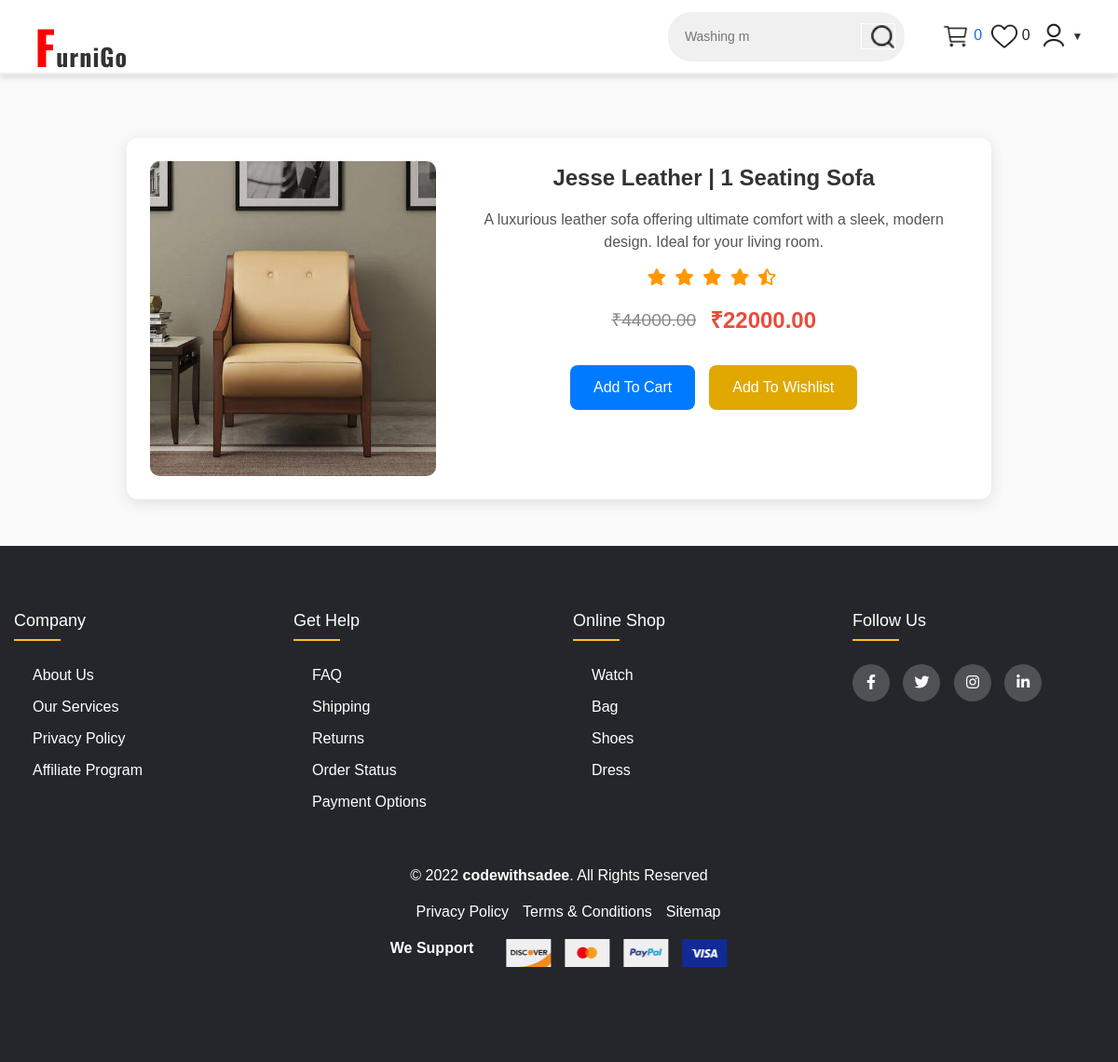
Page /productview/2 on the committed database.
### cobalt_app/models.py (models this page shows, shortened)
class Product(models.Model):
    product_title=models.CharField(max_length=50)
    product_image=models.ImageField(upload_to="product")
    description=models.TextField()
    old_price=models.DecimalField(default=0,decimal_places=2,max_digits=10)
    new_price=models.DecimalField(default=0,decimal_places=2,max_digits=10)
    category=models.ForeignKey(Category,on_delete=models.CASCADE)
    is_featured=models.BooleanField(default=False)

### cobalt_app/views.py (the view)
# urls.py: path('productview/<int:pk>',av.product_view,name='product_view'),
def product_view(request,pk):
    product=Product.objects.get(id=pk)
    return render(request,"product_view.html",{'product':product})

### cart_app/context_processors.py (called while the page is built)
def cart_counters(request):
    cart_count=0
    if 'admin' in request.path:
        return {}
    else:
        try:
            cart=Cart.objects.filter(cart_id=_cart_id(request))
            cart_items=CartItem_View.objects.all().filter(cart=cart[:1])
            for cart_item in cart_items:
                cart_count+=cart_item.quantity
        except Cart.DoesNotExist:
            cart_count=0
    return dict(cart_count=cart_count)

### cart_app/views.py (called while the page is built)
def _cart_id(request):
    cart = request.session.session_key
    if not cart:
        cart = request.session.create()
    return cart

### wishlistapp/context_processors.py (called while the page is built)
def wishlist_counter(request):
    if request.user.is_authenticated:
        return {
                    'wish_count': WishItem.objects.filter(user=request.user).count()
            }
    else:
        return {
                    'wish_count': 0
        }

### templates/product_view.html (shortened to what this page needs)
{% extends 'base.html' %}
{% load static %}
{% block content %}
<br><br>
<div class="box-container">
    <div class="box one">
      <div class="image-box">
        <div class="image">
          <img src="{{product.product_image.url}}" alt="Product Image">
        </div>
        <div class="details">
          <center><strong><div class="topic">{{product.product_title}}</div></strong>
          <p class="description">{{product.description}}</p>
          <div class="rating">
            <i class="fas fa-star"></i>
            <i class="fas fa-star"></i>
            <i class="fas fa-star"></i>
            <i class="fas fa-star"></i>
            <i class="fas fa-star-half-alt"></i>
          </div>
          <div class="prices">
            <p class="old-price">&#8377;{{product.old_price}}</p>
            <p class="new-price">&#8377;{{product.new_price}}</p>
          </div>
          <div class="button-group">
          <a href="{% url 'add_cart' product.id %}"><button class="btn-add-to-cart">Add To Cart</button></a>
            <form method="POST" action="{% url 'add_to_wishlist' product.id %}">
              <button type="submit" style="background: none; border: none; padding: 0;">
                <button class="btn-add-to-wishlist">Add To Wishlist</button>
              </button>
          </form>
          </div>
        </center>
        </div>
      </div>
    </div>
  </div>
{% endblock %}

### static/css/style.css (style rules this page uses)
* { padding: 0; margin: 0; box-sizing: border-box; }
html { font-size: 10px; }
body { font-family: 'Arial', sans-serif; font-size: 1.6rem; background-color: #f9f9f9; padding-top: 8rem; }
a { text-decoration: none; }
.prices { display: flex; justify-content: center; align-items: center; gap: 10px; margin-bottom: 15px; }
.old-price { font-size: 16px; color: #777; text-decoration: line-through; }
.new-price { font-size: 18px; color: #e74c3c; font-weight: bold; }
.box-container { display: flex; justify-content: center; padding: 20px; }
.box-container .box { display: flex; flex-direction: row; background-color: #fff; border-radius: 12px; box-shadow: 0 4px 15px rgba(0, 0, 0, 0.1); padding: 25px; width: 80%; transition: transform 0.3s ease; }
.box-container .image-box { display: flex; flex-direction: row; width: 100%; }
.box-container .image { width: 35%; }
.box-container .image img { width: 100%; border-radius: 10px; transition: transform 0.3s ease; }
.box-container .details { padding-left: 25px; width: 65%; display: flex; flex-direction: column; justify-content: space-between; }
.box-container .topic { font-size: 1.5em; font-weight: bold; color: #333; margin-bottom: 15px; }
.box-container .description { font-size: 1em; color: #555; line-height: 1.5; margin-bottom: 15px; }
.box-container .rating { margin-bottom: 15px; }
.box-container .rating i { color: #ff9800; font-size: 18px; margin-right: 5px; }
.box-container .prices { display: flex; gap: 15px; align-items: center; margin-bottom: 15px; }
.box-container .old-price { font-size: 1.2em; text-decoration: line-through; color: #888; }
.box-container .new-price { font-size: 1.5em; font-weight: bold; color: #007bff; }
.box-container .button-group { display: flex; justify-content: center; gap: 15px; margin-top: 20px; }
.box-container button { padding: 12px 25px; background-color: #007bff; color: white; border: none; border-radius: 8px; cursor: pointer; font-size: 1em; transition: background-color 0.3s ease; }
.box-container .btn-add-to-wishlist { background-color: #e0a800; }
.prices .old-price { text-decoration: line-through; color: #888; }
.prices .new-price { font-weight: bold; color: #e74c3c; }

### rows in the picture
Product: product_image (picture), product_title "Jesse Leather | 1 Seating Sofa", description "A luxurious leather sofa offering ultimate comfort with a sleek, modern design. Ideal for your living room.", old_price "44000.00", new_price "22000.00"
